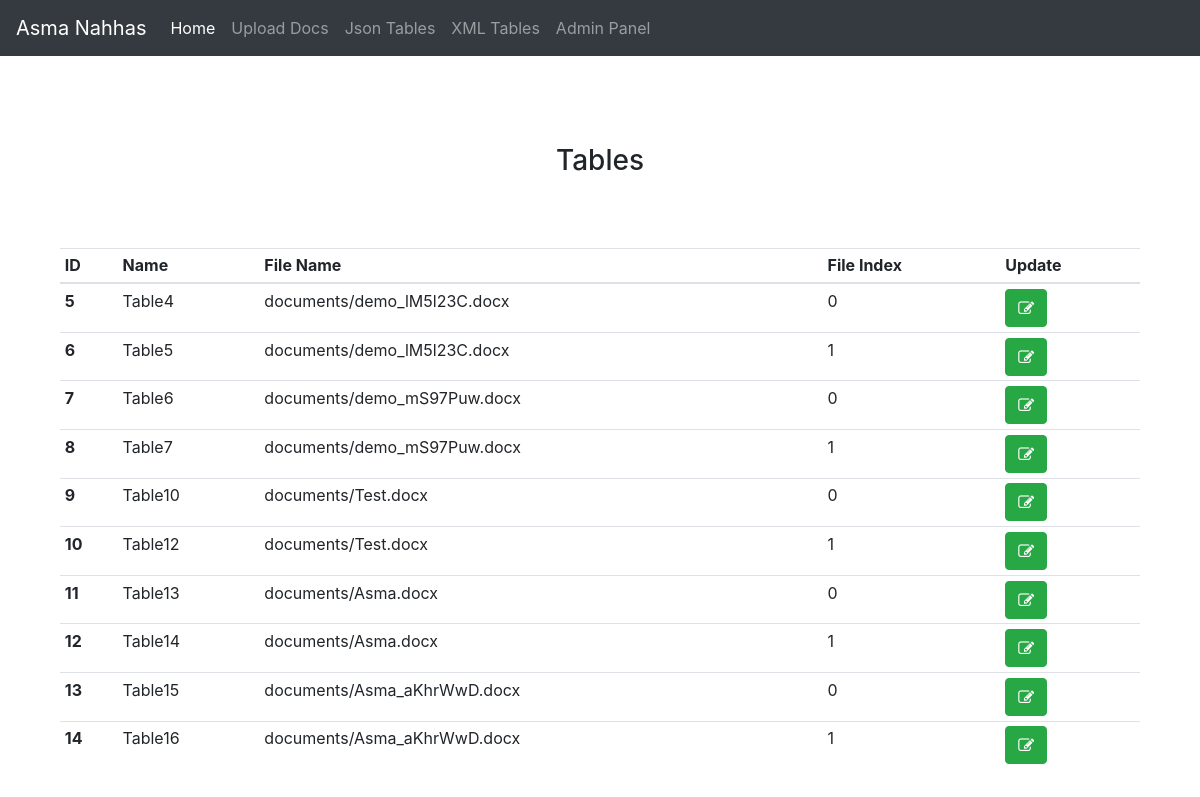
The app's page /home, older data.
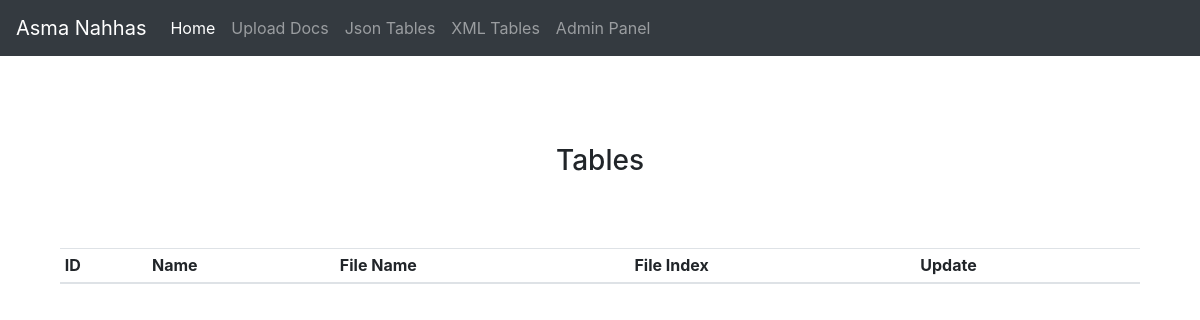
The same page, newer data.
### Tables/models.py (models this page shows)
class Table(models.Model):
	name=models.CharField(max_length=200)
	fileName=models.CharField(max_length=200,null=True)
	fileIndex=models.IntegerField(null=True)
	created_at=models.DateTimeField(default=datetime.now,blank=True)
	def __str__(self):
		return self.name

### myapp/views.py (the view)
# urls.py: path('home', Home, name='home'),
def  Home(request):
    tables=Table.objects.all()
    context={"tables":tables}
    return render(request,"Home.html",context)

### myapp/templates/Home.html (shortened to what this page needs)
{% extends 'layout.html' %}
{% block content %}
<br/>
<br/>
<h3 align="center" style="margin-top: 40px;">Tables</h3>
<div class="container" style="margin-top: 70px;">
	<div class="row">
		<div class="col-sm">
					<table class="table table-sm">
					  <thead>
					    <tr>
					      <th scope="col">ID</th>
					      <th scope="col">Name</th>
					      <th scope="col">File Name</th>
					      <th scope="col">File Index</th>
					      <th scope="col">Update</th>
					    </tr>
					  </thead>
					  <tbody>
					  {% for table in tables %}
					    <tr>
					      <th scope="row">{{ table.id }}</th>
					      <td>{{ table.name }}</td>
					      <td>{{ table.fileName}}</td>
					      <td>{{ table.fileIndex }}</td>
					      <td><button class="btn btn-success" data-toggle="modal" data-target="#editModalCenter"  onclick="updatefunc('{{table}}','{{table.id}}')">
					      	<i class="fa fa-edit"></i></button></td>
					    </tr>
					  {% endfor %}
					  </tbody>
					</table>
		</div>
	</div>
</div>
</div>
{% endblock %}

### myapp/templates/layout.html (shortened to what this page needs)
<!doctype html>
<html lang="en">
  <head>
    <link rel="stylesheet" href="https://cdn.jsdelivr.net/npm/bootstrap@4.5.3/dist/css/bootstrap.min.css">
    <link rel="stylesheet" href="https://stackpath.bootstrapcdn.com/font-awesome/4.7.0/css/font-awesome.min.css">
  </head>
  <body>
  <nav class="navbar navbar-expand-lg navbar-dark bg-dark">
  <a class="navbar-brand" href="#">Asma Nahhas</a>
  <div class="collapse navbar-collapse" id="navbarSupportedContent">
    <ul class="navbar-nav mr-auto">
      <li class="nav-item active">
        <a class="nav-link" href="/home">Home </a>
      </li>
      <li class="nav-item ">
        <a class="nav-link" href="/uploadDocx">Upload Docs <span class="sr-only">(current)</span></a>
      </li>
      <li class="nav-item">
        <a class="nav-link" href="/docs/Tables">Json Tables</a>
      </li>
      <li class="nav-item">
        <a class="nav-link" href="/docs/XMLTable">XML Tables</a>
      </li>
	   <li class="nav-item">
        <a class="nav-link" href="/admin">Admin Panel</a>
      </li>
    </ul>
  </div>
</nav>
		<div class="container">
			{% block content %}
			{% endblock %}
  </body>
</html>

Row changes from the older to the newer data that the page shows:
removed Table: id "5", name "Table4", fileName "documents/demo_lM5l23C.docx", fileIndex "0"
removed Table: id "6", name "Table5", fileName "documents/demo_lM5l23C.docx", fileIndex "1"
removed Table: id "7", name "Table6", fileName "documents/demo_mS97Puw.docx", fileIndex "0"
removed Table: id "8", name "Table7", fileName "documents/demo_mS97Puw.docx", fileIndex "1"
removed Table: id "9", name "Table10", fileName "documents/Test.docx", fileIndex "0"
removed Table: id "10", name "Table12", fileName "documents/Test.docx", fileIndex "1"
removed Table: id "11", name "Table13", fileName "documents/Asma.docx", fileIndex "0"
removed Table: id "12", name "Table14", fileName "documents/Asma.docx", fileIndex "1"
removed Table: id "13", name "Table15", fileName "documents/Asma_aKhrWwD.docx", fileIndex "0"
removed Table: id "14", name "Table16", fileName "documents/Asma_aKhrWwD.docx", fileIndex "1"
